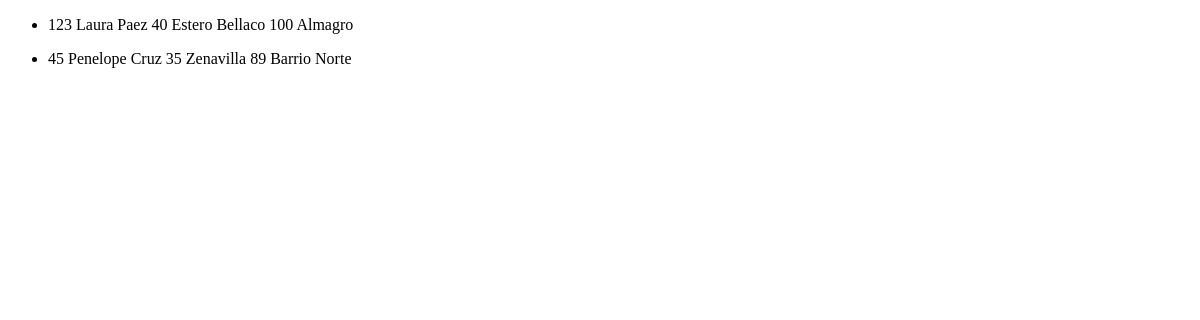
Page /Vendedor/list on the earlier database version.
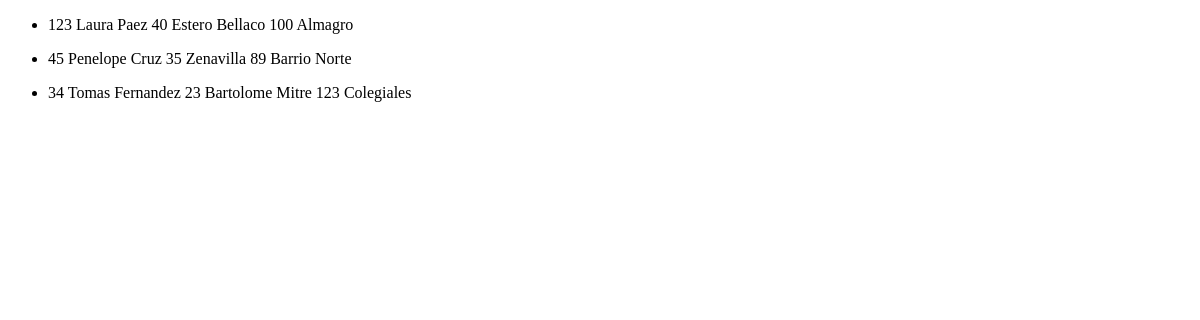
Same page on the later database version.
### Aplicacion/models.py (models this page shows, shortened)
class Vendedor(models.Model):
    id_vendedor = models.CharField(max_length=5)
    vendedor = models.ForeignKey(Persona, on_delete=models.SET_NULL, null=True, blank=True)
    sucursal = models.CharField(max_length=40)

class Persona(models.Model):
    nombre = models.CharField(max_length=30)
    apellido = models.CharField(max_length=30)
    edad = models.IntegerField()
    direccion = models.CharField(max_length=40)
    def __str__(self):
        return f"{self.nombre} {self.apellido} {self.edad} {self.direccion}"

### Aplicacion/views.py (the view)
# urls.py: path('Vendedor/list', views.vendedor_list, name='vendedor_list'),
def vendedor_list(request):
    consulta = models.Vendedor.objects.all()
    contexto = {'vendedores': consulta}
    return render(request, 'Aplicacion/vendedor_list.html', contexto)

### Aplicacion/templates/Aplicacion/vendedor_list.html
{% extends 'Aplicacion/base.html' %}
{% block contenido %}
    {% for vendedor in vendedores %}
        <ul>
            <li>
                {{ vendedor.id_vendedor }}
                {{ vendedor.vendedor }}
                {{ vendedor.sucursal }}
            </li>
        </ul>
    {% endfor %}
{% endblock contenido %}

Differences in the rows shown:
added Vendedor: id_vendedor "34", vendedor "Tomas Fernandez 23 Bartolome Mitre 123", sucursal "Colegiales"
